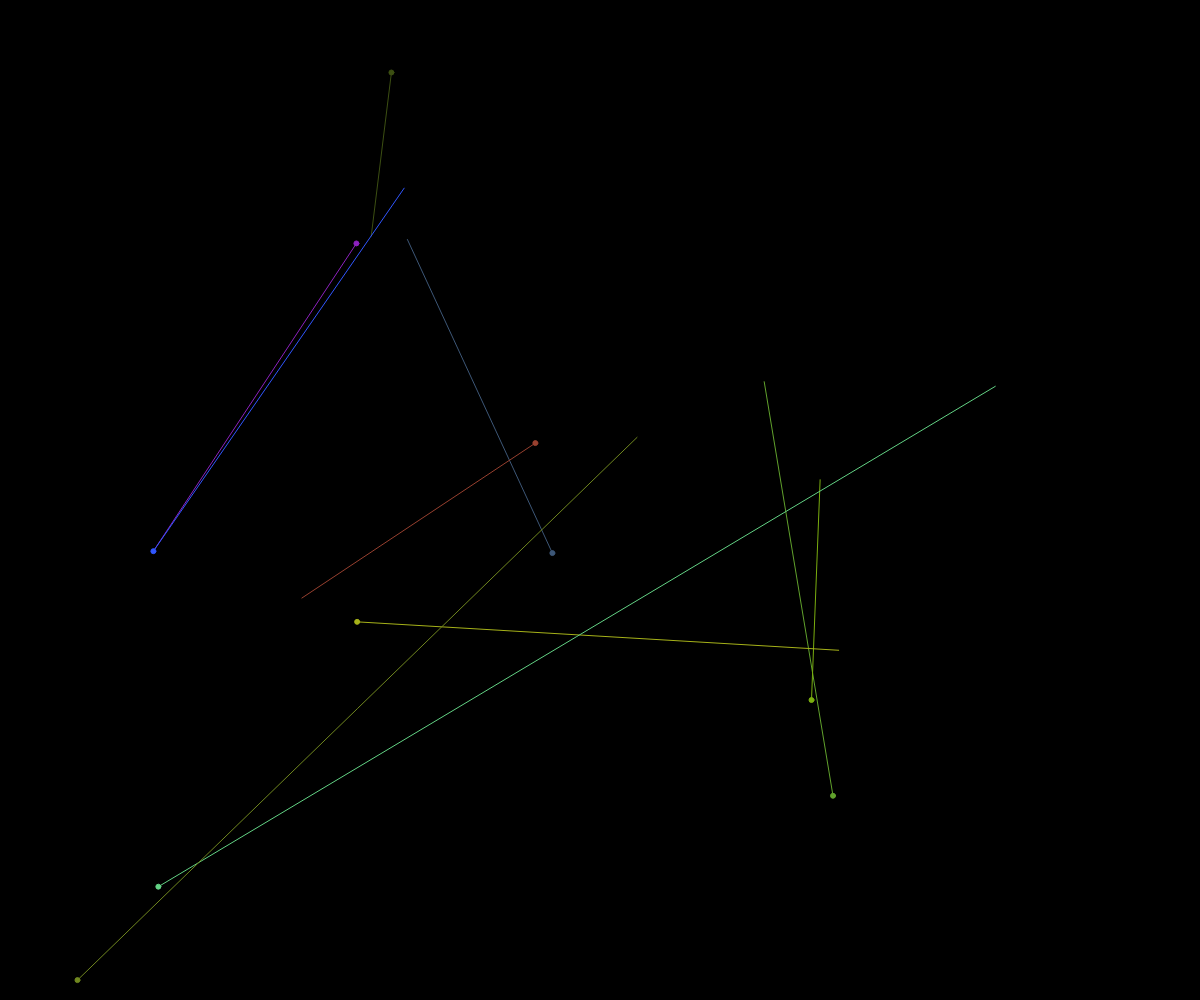
Frame 1 (no input)
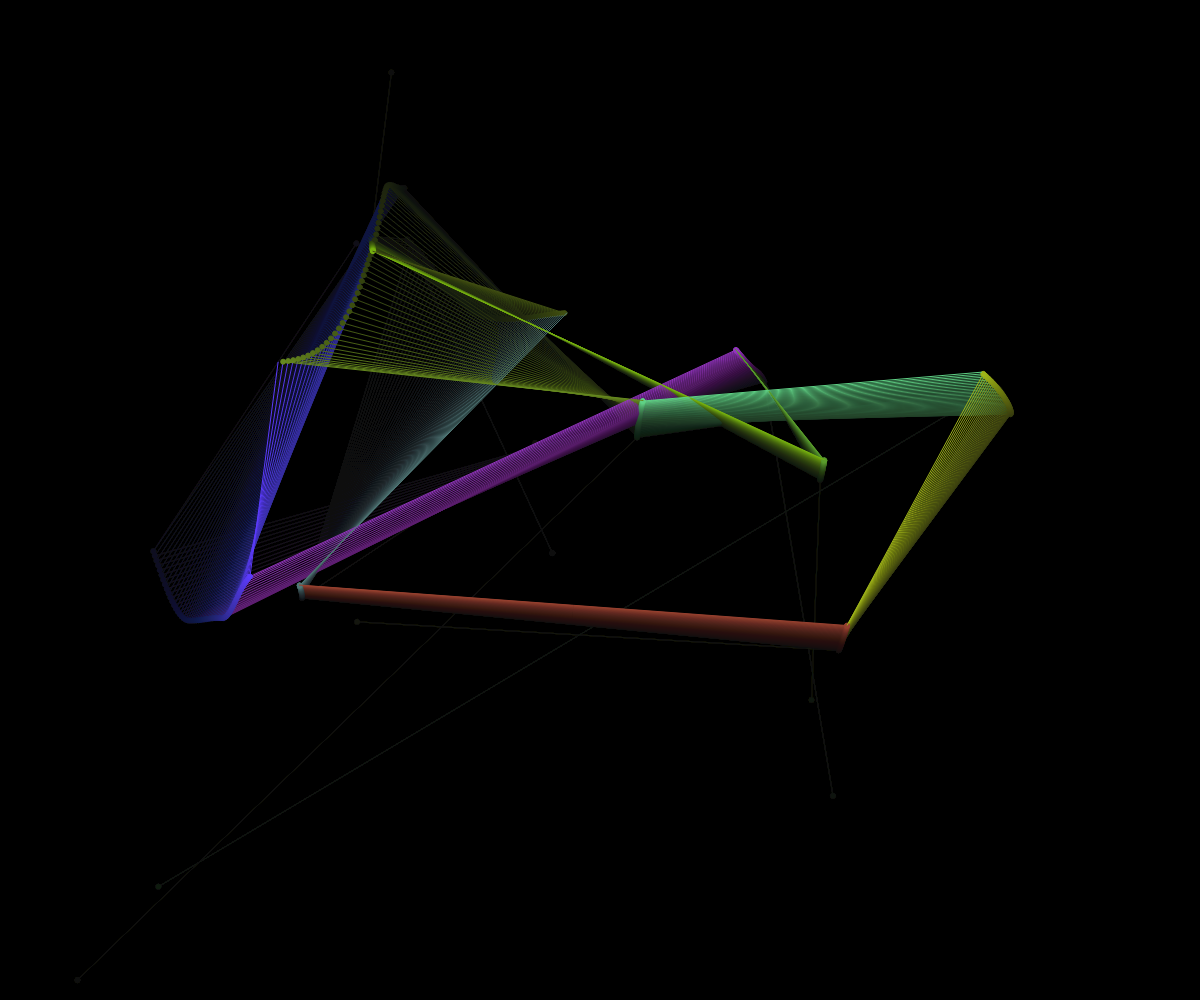
Frame 60 (no input)
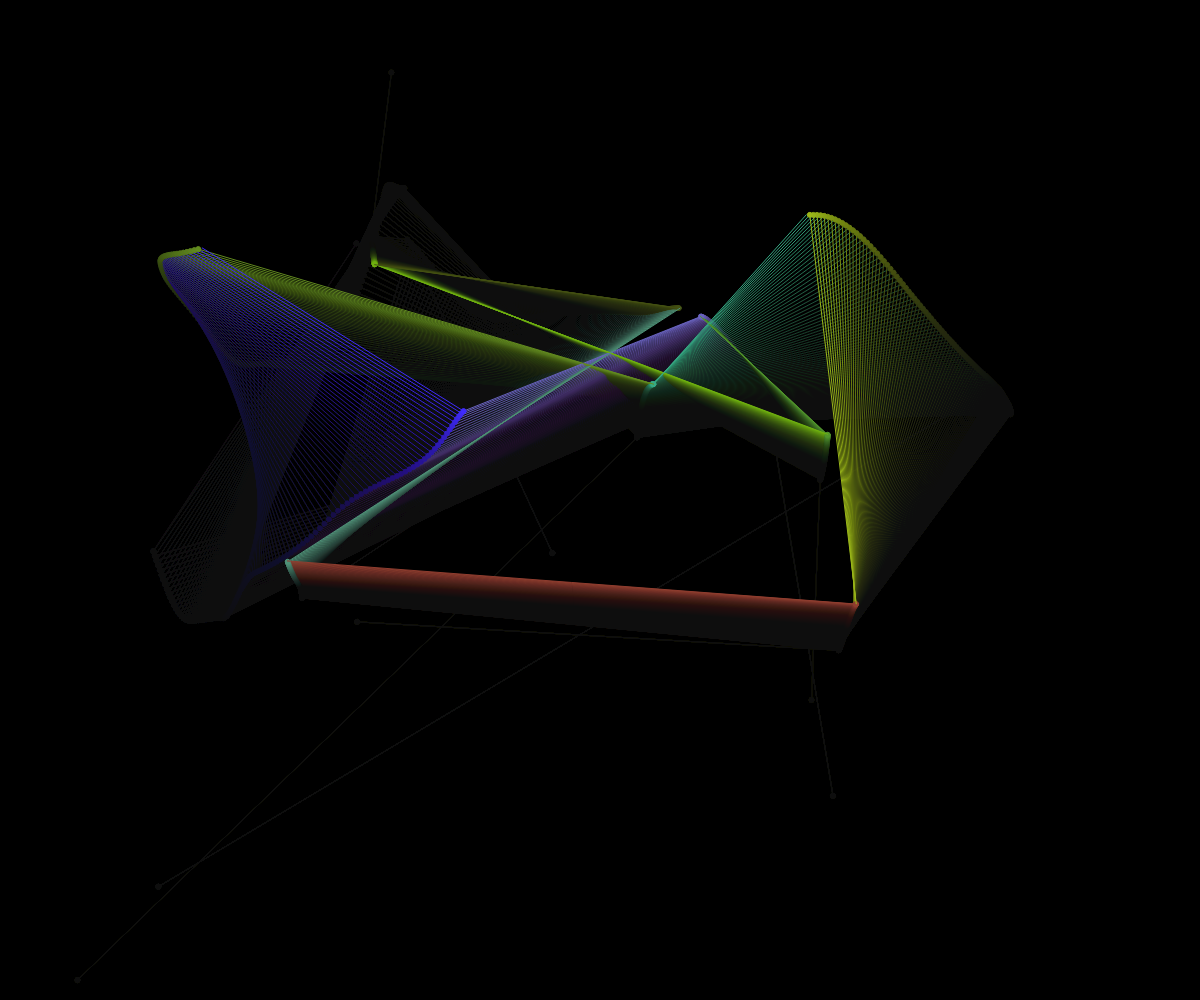
Frame 120 (the mouse pressed at the canvas centre since frame 60)

The p5.js sketch that drew these frames (run headless with seeded random() and noise() and a simulated clock; from frame 60 on, the mouse is pressed at the canvas centre):

// p5.js sketch
// ── sketch.js
//         ___       ___  ___     
//        |\  \     |\  \|\  \    
//        \ \  \    \ \  \\\  \   
//         \ \  \    \ \  \\\  \  
//          \ \  \____\ \  \\\  \ 
//           \ \_______\ \_______\
//            \|_______|\|_______|
                                  
// -
//
// Camminatore laser by Lucilla Cesaroni 
// 2021 Lucilla @LucillaCesaroni, Daniele @Fupete and the course DS-2021 at DESIGN.unirsm 
// github.com/ds-2021-unirsm - github.com/fupete - github.com/LucillaCesaroni 
// Educational purposes, MIT License, 2021, San Marino
//
// —

var w, h;
var quanti = 10; // vertici
var c = []; // array vuoto che contiene gli oggetti che sono i camminatori
var speedMax = 0.4; // velocità movimento

function setup() {
    createCanvas(w = windowWidth, h = windowHeight);
    strokeWeight(1); // spessore linea
    strokeCap(ROUND); // estremità tonde

    // crea n oggetti di classe Camminatore
    for (var i = 0; i < quanti; i++) {
        c.push(new Camminatore(i));
    }
}

function draw() {
    background(0, 9);

    // per tutti i camminatori chiama i diversi metodi utili 
    for (var i = 0; i < quanti; i++) {
        c[i].move();
        c[i].display();
    }
}

// classe
function Camminatore(_id) {
    background(0);

    // costruttore
    this.id = _id;

    this.x = random(w);
    this.y = random(h);

    this.speed = random(0, speedMax);


    this.noiseX = random(1000);
    this.noiseY = random(2000);

    // metodo move
    this.move = function () {
        this.x = w * noise(this.noiseX); // piu speed è alto piu la particella si muove per spazi piu ampi
        this.y = h * noise(this.noiseY);

        this.noiseX += 0.01 * this.speed;
        this.noiseY += 0.02 * this.speed;
    }

    // metodo display
    this.display = function () {
        stroke(map(this.y, 0, h, 0, 255), map(this.x, 0, w, 0, 255), map(this.speed, 0, speedMax, 0, 255));

        if (this.id == quanti - 1) { // controllo se l'oggetto in questione è l'ultimo elemento generato 
            this.qualeAltro = 0;
        } else this.qualeAltro = this.id + 1; //quale altro è l'oggetto successivo all'oggetto in questione

        line(this.x, this.y, c[this.qualeAltro].x, c[this.qualeAltro].y);

        fill(map(this.y, 0, h, 0, 255), map(this.x, 0, w, 0, 255), map(this.speed, 0, speedMax, 0, 255));
        ellipse(c[this.qualeAltro].x, c[this.qualeAltro].y, 5);
    }
}

function windowResized() {
    resizeCanvas(windowWidth, windowHeight);
}
